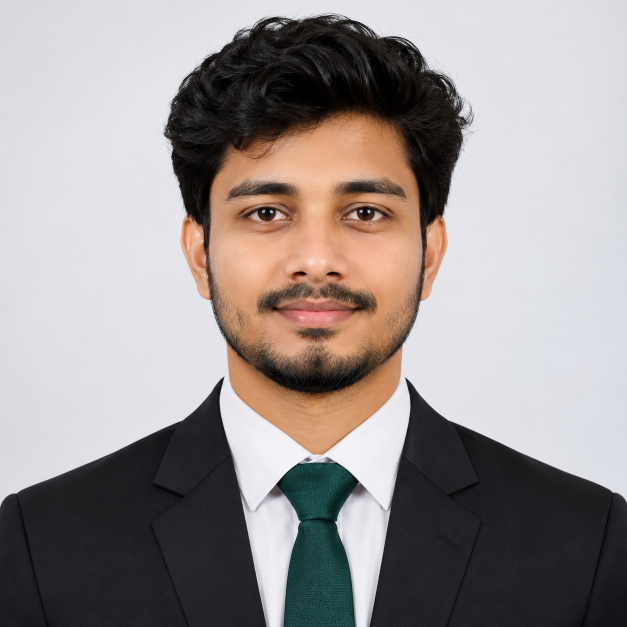
#> input picture img/Professional South Asian LinkedIn Headshot.png, 1254 x 1254 px (shown at 1/2 size)
$ python -i photo_crop.py   (imports and definitions only)
#> lines starting #> are read from the running program, lines starting #| are printed output that depends on the picture
"""Fit a person's photo into a card's photo frame with their face in the right place.

A plain centre crop often cuts off the top of the head or leaves the face off-centre,
especially with wide photos. Here a face detector finds the face first:
- OpenCV YuNet (a small neural network) when backend/models/face_detection_yunet.onnx exists,
- otherwise OpenCV's built-in Haar-cascade face detector, which ships with opencv-python.
The crop is then centred on the face, with room above the head and the shoulders below.
The PDF renderer and the browser preview use this same function, so they match.
"""

from __future__ import annotations

import io
from functools import lru_cache
from pathlib import Path

from PIL import Image, ImageOps

# How tall the face is, as a share of the frame height, and where its centre sits (from the top).
FACE_SHARE = 0.46
FACE_CENTRE_Y = 0.48


def _model_path() -> Path:
    return Path(__file__).resolve().parents[2] / 'models' / 'face_detection_yunet.onnx'


@lru_cache(maxsize=256)
def _face_box(path: str, mtime: float) -> tuple[float, float, float, float] | None:  # noqa: ARG001 (mtime keys the cache)
    """The largest face as (x, y, w, h) fractions of the upright image, or None."""
#> called with mtime = 1.8e+09
    try:
        import cv2
        import numpy as np
    except Exception:
        return None
    try:
        with Image.open(path) as source:
#> source is the input picture: PIL image 1254x1254 RGB; mean R, G, B 153.6, 146.8, 145.6
            image = ImageOps.exif_transpose(source).convert('RGB')
    except Exception:
        return None
    # Detection does not need full resolution; 640 px on the long side is plenty and fast.
    scale = min(1.0, 640 / max(image.size))
#> scale = 0.51
    small = image.resize((max(1, int(image.width * scale)), max(1, int(image.height * scale))))
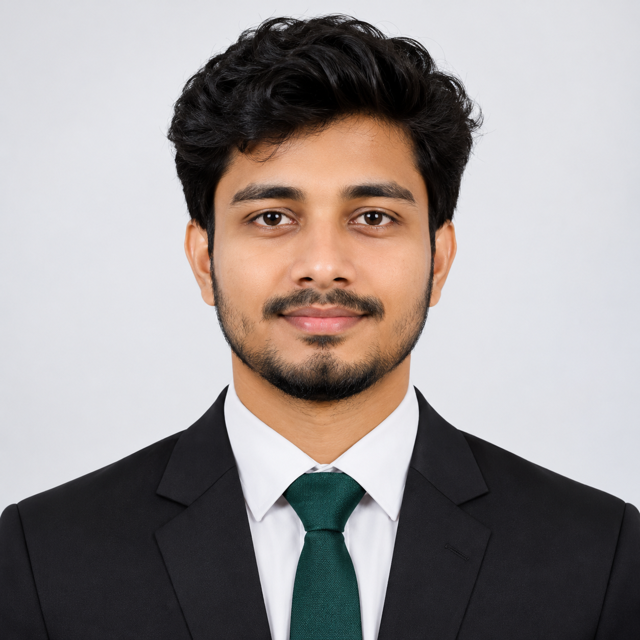
#> small: PIL image 640x640 RGB; mean R, G, B 153.6, 146.8, 145.6
    bgr = cv2.cvtColor(np.asarray(small), cv2.COLOR_RGB2BGR)
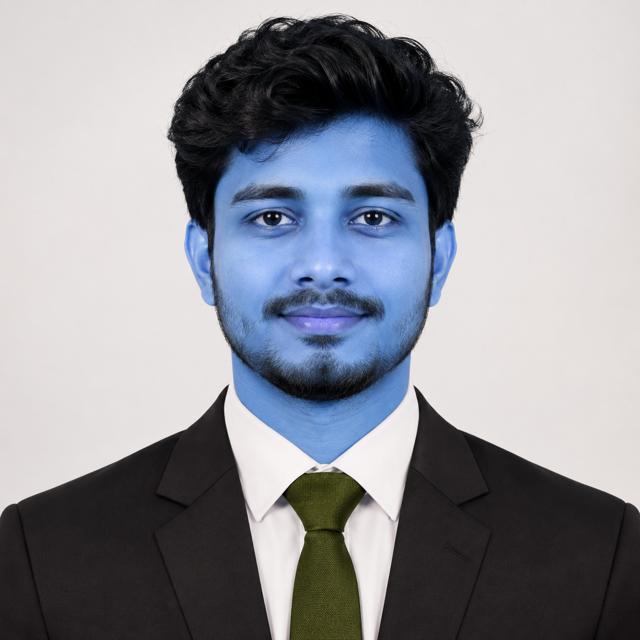
#> bgr: shape (640, 640, 3); mean R, G, B 145.6, 146.8, 153.6
    h, w = bgr.shape[:2]
#> h = 640; w = 640
    faces: list[tuple[float, float, float, float]] = []
    model = _model_path()
    if model.is_file() and hasattr(cv2, 'FaceDetectorYN'):
        try:
            detector = cv2.FaceDetectorYN.create(str(model), '', (w, h), 0.7)
            _, found = detector.detect(bgr)
            if found is not None:
                faces = [tuple(map(float, f[:4])) for f in found]
        except Exception:
            faces = []
    if not faces and hasattr(cv2, 'CascadeClassifier') and hasattr(cv2, 'data'):  # removed in OpenCV 5
        try:
            cascade = cv2.CascadeClassifier(str(Path(cv2.data.haarcascades) / 'haarcascade_frontalface_default.xml'))
            gray = cv2.equalizeHist(cv2.cvtColor(bgr, cv2.COLOR_BGR2GRAY))
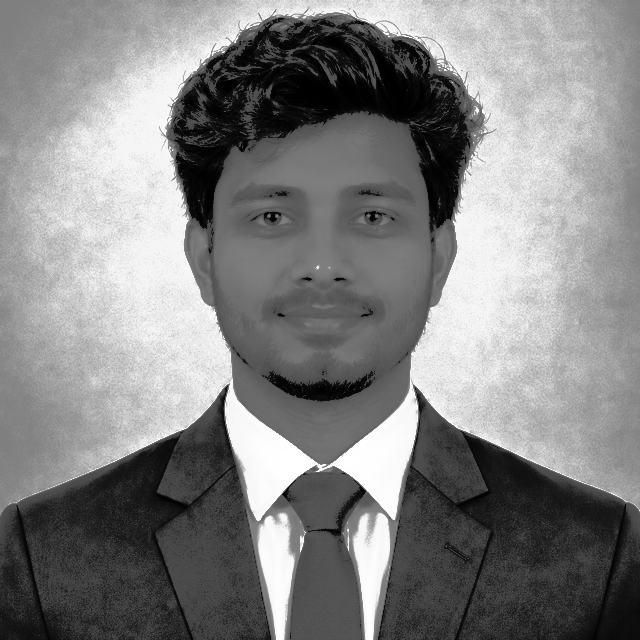
#> gray: shape (640, 640); min 0, max 255, mean 130.6
            minimum = max(24, int(min(w, h) * 0.08))
#> minimum = 51
            found = cascade.detectMultiScale(gray, scaleFactor=1.1, minNeighbors=6, minSize=(minimum, minimum))
#> found = [[189, 112, 268, 268]]
            faces = [tuple(map(float, f)) for f in found]
#> faces = [(189, 112, 268, 268)]
        except Exception:
            faces = []
    if not faces:
        skin = _skin_face(bgr)
        if skin:
            faces = [skin]
    if not faces:
        return None
    x, y, fw, fh = max(faces, key=lambda f: f[2] * f[3])
#> x = 189; y = 112; fw = 268; fh = 268
    return x / w, y / h, fw / w, fh / h


# [27 lines left out: function _skin_face, not called in this run]


def face_box(path: str | None) -> tuple[float, float, float, float] | None:
    if not path or not Path(path).is_file():
        return None
    return _face_box(str(path), Path(path).stat().st_mtime)


# [68 lines left out: functions crop_to_frame, framed_photo, parse_frame, framed_photo_jpeg, photo_response, not called in this run]

>>> result = face_box('../../../img/Professional South Asian LinkedIn Headshot.png')
#> result = (0.295, 0.175, 0.419, 0.419)
